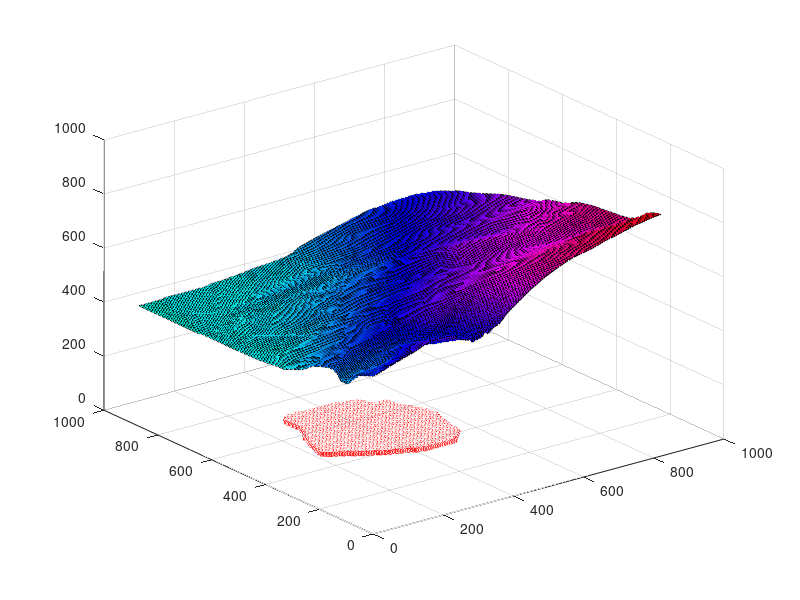
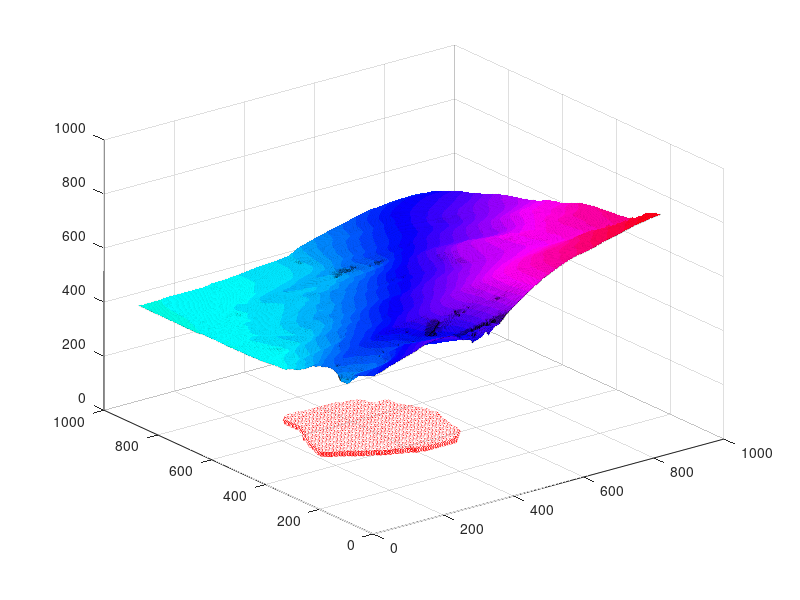
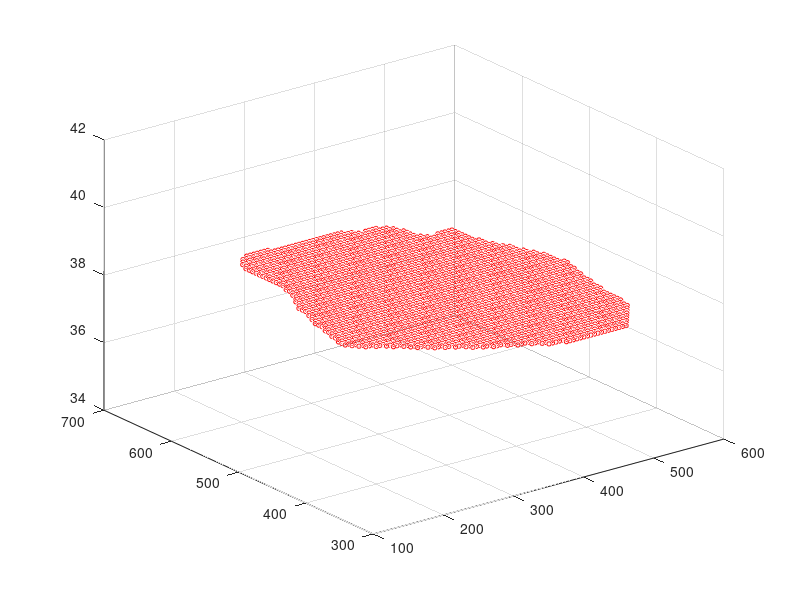
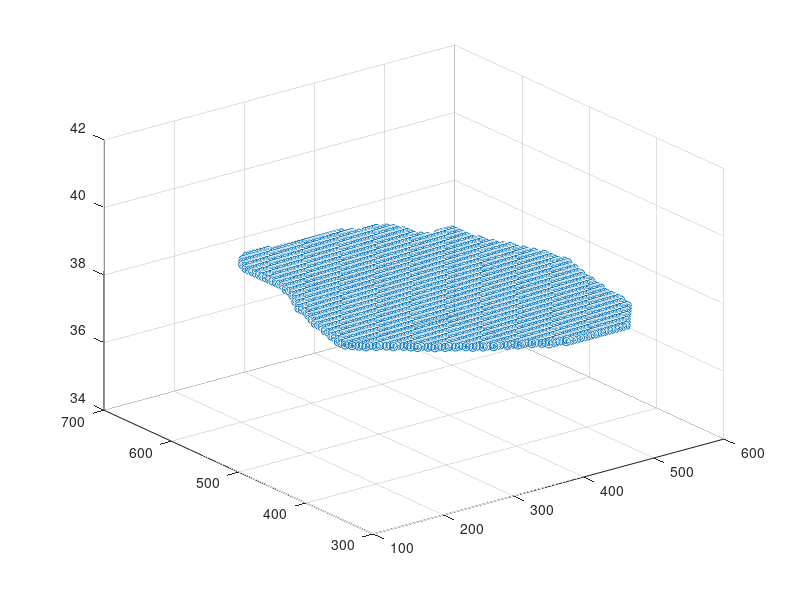

Recreate these plots in MATLAB, in order.

clear all;
close all;
clc;

load('mask_in_vladi.mat')
load('dem_real_vladi.mat')

%%%%%%%%%%%%%%%%%%%%%%%%%%%%%%%%%%%%%%%%%%%%%%%%%%%%%%%%%%%%%%%%%%
rowstart = 1;
rowend   = 175;

colstart = 1;
colend   = 165;

ndivrows = rowend - rowstart;
ndivcols = colend - colstart;

Xmin = 180;
Xmax = 520;
Ymin = 180;
Ymax = 520;

hx = hy = 5;

y = linspace (0, hy*ndivrows, ndivrows+1);
x = linspace (0, hx*ndivcols, ndivcols+1);

%y = linspace (0, hy*(Ymax-Ymin), Ymax-Ymin );
%x = linspace (0, hx*(Xmax-Xmin), Xmax - Xmin );

[X, Y] = meshgrid (x, y);
%Z = double (immagine_int);
Z = dem; %double(dem(Xmin:Xmax,Ymin:Ymax));

zplot = dem; % double( dem(Xmin:Xmax,Ymin:Ymax));

[x_n, y_n] = meshgrid (0:1:hx*ndivcols, 0:1:hy*ndivrows);
dem_n = interp2 (X, Y, dem, x_n, y_n, 'spline');
Z = dem_n;
%h = 0*Z; %ymin 1400 ymax=1700   xmin = 700 xmax = 900
%{
%Ymin = 1350; Ymax = 1450; Xmin = 700; Xmax = 900;
select = (Y>Ymin & Y<Ymax & X >Xmin & X < Xmax);

h(select)= 38.*double(mask_in(select)) ; %(700.*double(mask_in(select))) - Z(select);
h(h < 0) = 0;
%}


%h = 38.*double(mask_in);

%h(h < 0) = 0;
DX = 1; DY = 1;
%[xp, yp] = meshgrid (Xmin:DX:Xmax, Ymin:DY:Ymax);
%hp = interp2 (X, Y, h, xp, yp, 'spline');
select = (Y>0 & Y<175 & X >0 & X < 165);
hp = (38).*double(mask_in);


yy = linspace (0, hy*ndivrows, ndivrows+1);
xx = linspace (0, hx*ndivcols, ndivcols+1);
[Xx, Yy] = meshgrid (xx, yy);
xp = Xx;
yp = Yy;

%[xp, yp] = meshgrid (0:1.5:hx*165, 0:1.5:hy*175);
%hp = interp2 (Xx, Yy, h, xp, yp, 'linear');

hp = hp(:);
xp = xp(:);
yp = yp(:);

hzero = find (hp < 38);
hp(hzero) = [];
xp(hzero) = [];
yp(hzero) = [];

%data = jsonencode (struct ('X', X(:), 'Y', Y(:), 'Z', Z(:), 'h', h(:)));
%immagine_out = uint16(immagine_int);
%imwrite (immagine_out, "sfondo.tif")

%%%%%%%%%%%%%%%%%%%%%%%%%%%%%%%%%%%%%%%%%%%%%%%%%%%%%%%%%%%%%%%%%%%%%%%%%%%%%



Zz        = double (Z);
Zz(Zz<=0) = -1.0;
[gx, gy]  = gradient (Zz);

Z    = Zz(:);
dZdx = gx(:);
dZdy = gy(:);
%{
figure(1)
surf(X(Ymin:Ymax,Xmin:Xmax),Y(Ymin:Ymax,Xmin:Xmax),dem(Ymin:Ymax,Xmin:Xmax));
hold on
scatter3(xp,yp,hp,10,'r')
colormap('hsv');
%}
figure(1)
surf(X,Y,zplot);
hold on
scatter3(xp,yp,hp,10,'r')
colormap('hsv');

figure(2)
surf(x_n,y_n,dem_n);
hold on
scatter3(xp,yp,hp,10,'r')
colormap('hsv');

%figure(2)
%surf(X(100:600,240:700),Y(100:600,240:700),dem(100:600,240:700));
%colormap('hsv');

figure(3)
scatter3(xp,yp,hp,10,'r')

%{
figure(3);

mesh(X,Y,Zz)
hold on
mesh(X,Y,h)
xlabel('x');
ylabel('y');
view([70 30])
%}


at = atan(sqrt(gx.^2 + gy.^2));
%{
figure(3)
mesh(X,Y,at)
xlabel('x');
ylabel('y');
colormap('hsv');


figure(4)
surf(X(100:600,240:700),Y(100:600,240:700),at(100:600,240:700));
xlabel('x');
ylabel('y');
colormap('hsv');
%}
figure(5)
scatter3(xp(:),yp(:),hp(:))


%% Constants
g     = 9.81;
xi    = 200;
vis   = 50;
ty    = 2000;
T     = 10;

%% Material point quantities initialization
nmp   = numel(xp);
rhosy = 1291.0;
Msys  = sum (hp*DX*DY*rhosy);
Mp    = Msys/nmp * ones(nmp, 1);
Vp    = Mp./rhosy;
Ap    = Vp./hp;
vp    = zeros (nmp,2);

momp  = zeros (nmp,2);

Fb(:,1) = zeros (nmp,1);
Fb(:,2) = zeros (nmp,1);

%%
DATA = struct (
	   "x", xp, ...
	   "y", yp, ...
	   "Mp", Mp, ...
	   "Ap", Ap, ...
	   "vpx", vp(:,1), ...
	   "vpy", vp(:,2), ...
	   "Nex", ndivcols, ...
	   "Ney", ndivrows, ...
	   "hx", hx, ...
	   "hy", hy, ...
	   "hp", hp, ...
	   "mom_px", momp(:,1), ...
	   "mom_py", momp(:,2), ...
	   "g", g, ...
	   "T", T, ...
	   "xi", xi, ...
	   "vis", vis, ...
	   "ty", ty, ...
	   "rho", rhosy, ...
	   "Vp", Vp, ...
	   "Z", Z, ...
	   "dZdx", dZdx,
	   "dZdy", dZdy
	 );
json = jsonencode(DATA);

FID = fopen("DATA.json","w");
fprintf(FID,json);
fclose(FID);









